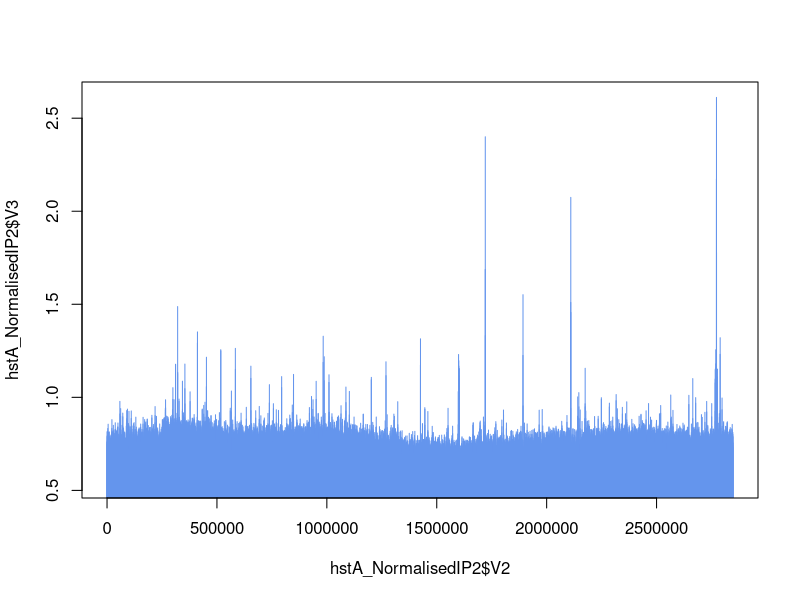
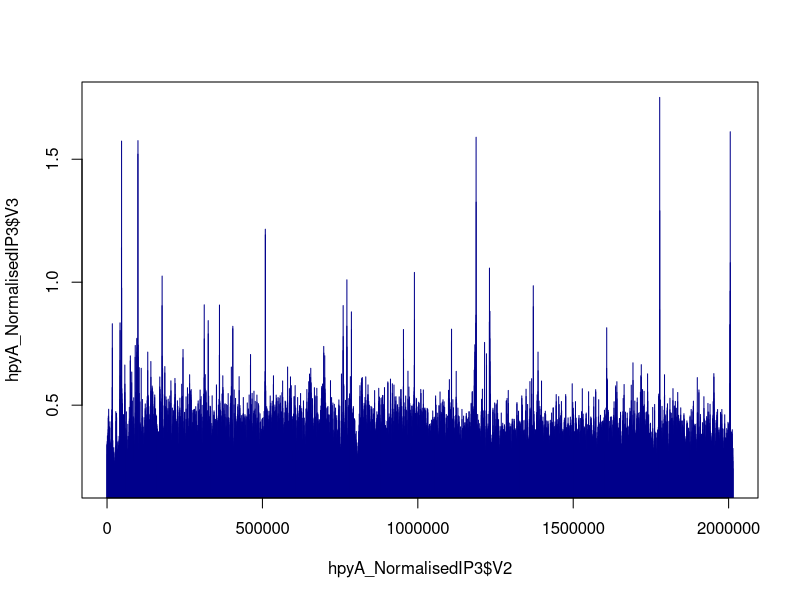
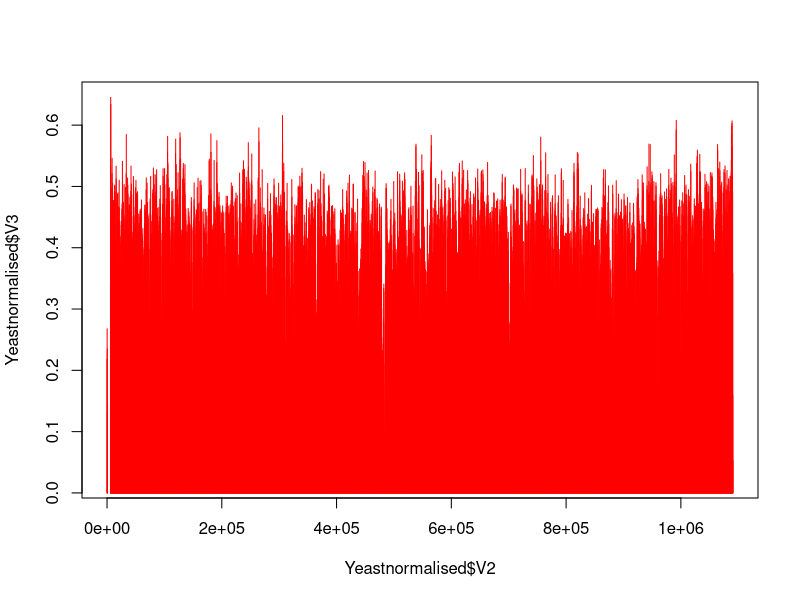
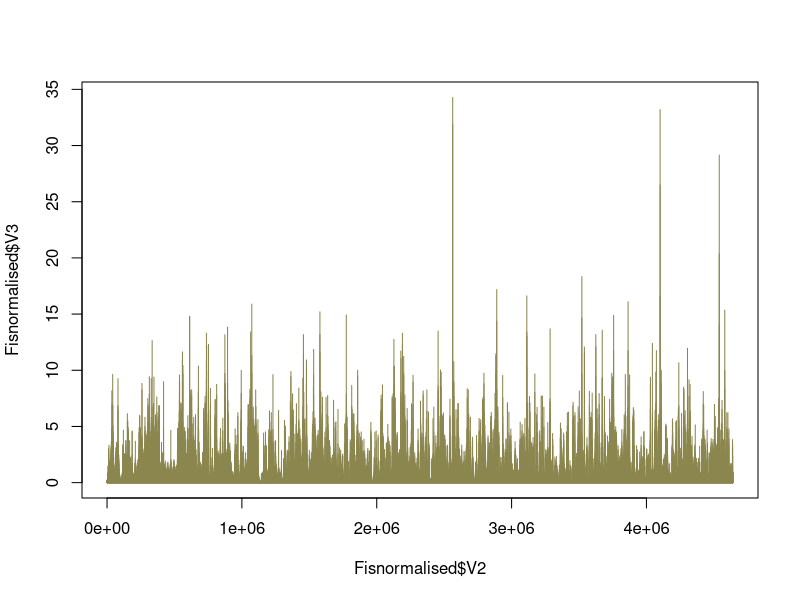
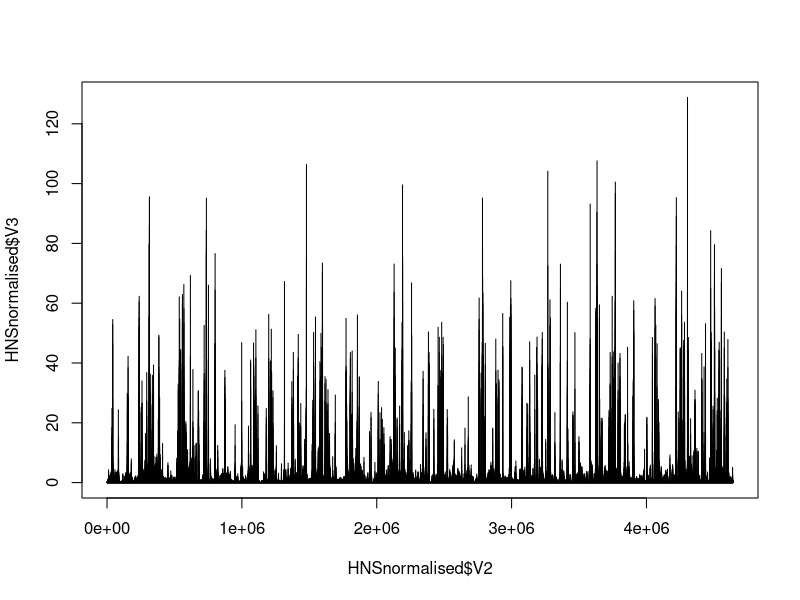
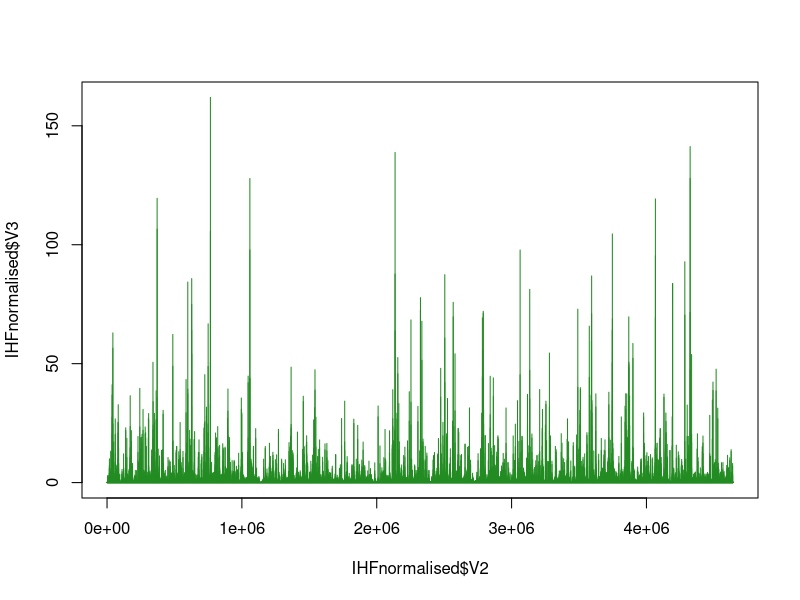
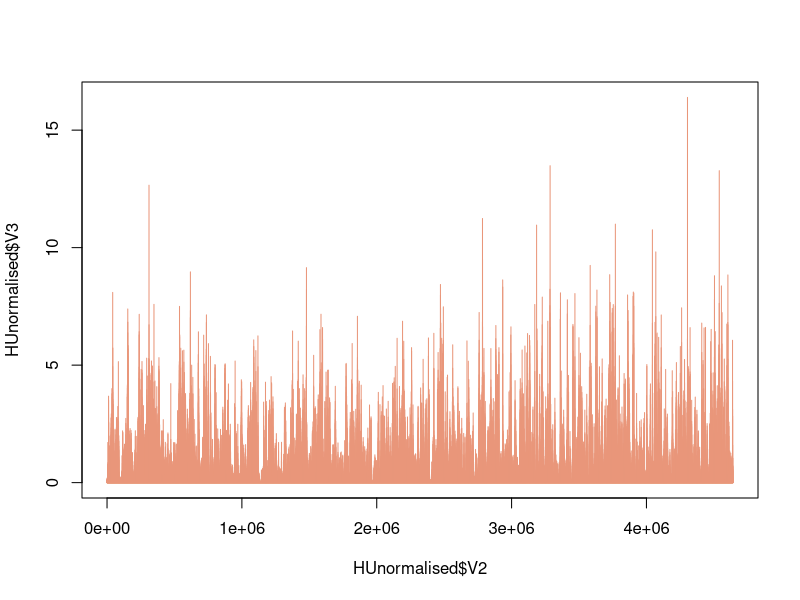
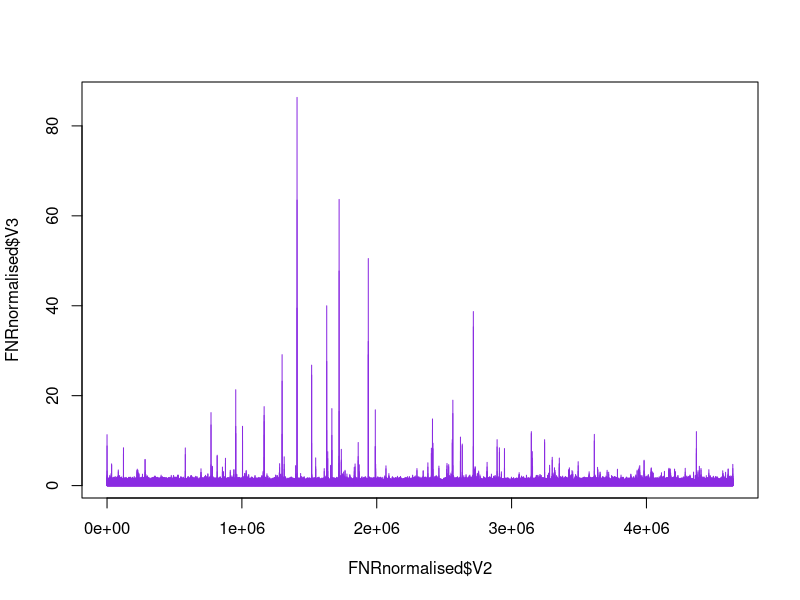

Generate these figures, in order, with R:
## ---- chunk 1
# library(readxl)
# library(bazar)

hstA_IP2=read.table("hstAIP2_sorted.bam_fragL200_bin200.txt")
hstA_WCE2=read.table("hstAWCE2_sorted.bam_fragL200_bin200.txt")

hpyA_IP3=read.table("hpyA_M3_IP_log_sorted.bam_fragL250_bin250.txt")
hpyA_WCE3=read.table("hpyA_M3_WCE_log_sorted.bam_fragL250_bin250.txt")

Hca_trmB_noglu_IP=read.table("4774_E7_S92_L004_R1_001_trimmed_sorted.bam_fragL200_bin200.txt")
Hca_trmB_noglu_WCE=read.table("4774_B5_S73_L004_R1_001_trimmed_sorted.bam_fragL200_bin200.txt")

IHF_IP=read.table("IhfA_midlog_sorted.bam_fragL200_bin200.txt")
HNS_IP=read.table("HnsA_sorted.bam_fragL200_bin200.txt")
Fis_IP=read.table("FisB_sorted.bam_fragL200_bin200.txt")
HU_IP=read.table("HupA_midlog_sorted.bam_fragL200_bin200.txt")
NAP_WCE=read.table("Mock_sorted.bam_fragL200_bin200.txt")

FNR_IP=read.table("FNR_IP2_sorted.bam_fragL200_bin200.txt")
FNR_WCE=read.table("Input_anaerobic_sorted.bam_fragL200_bin200.txt")

YeasthistoneIP=read.table("H3log1IP_sorted.bam_fragL200_bin200.txt")
YeasthistoneWCE=read.table("WCElog1_sorted.bam_fragL200_bin200.txt")

Hvo_chrname="NC_013967.1"
Hs_chrname="NC_002607.1"
Hca_chrname="NC_015948.1"
Ec_chrname="NC_000913.3"
Sc_chrname="NC_001139.9"
## ---- chunk 2
Hvo_HApeak1=c(1598000,1599000)
Hvo_HApeak2=c(2770000,2772000)
Hvo_Unevencoverage1=c(301000,302600)
Hvo_Unevencoverage2=c(1441000,1444000)
Hvo_Unevencoverage3=c(2665000,2666800)

Hs_HApeak1=c(166000,167000)
Hs_HApeak2=c(1710750,1711250)
Hs_Unevencoverage1=c(110250,112750)
Hs_Unevencoverage2=c(1246000,1247000)
## ---- chunk 3

hstA_IP2=hstA_IP2[hstA_IP2$V1==paste(Hvo_chrname),]
hstA_WCE2=hstA_WCE2[hstA_WCE2$V1==paste(Hvo_chrname),]

hpyA_IP3=hpyA_IP3[hpyA_IP3$V1==paste(Hs_chrname),]
hpyA_WCE3=hpyA_WCE3[hpyA_WCE3$V1==paste(Hs_chrname),]

Hca_trmB_noglu_IP=Hca_trmB_noglu_IP[Hca_trmB_noglu_IP$V1==paste(Hca_chrname),]
Hca_trmB_noglu_WCE=Hca_trmB_noglu_WCE[Hca_trmB_noglu_WCE$V1==paste(Hca_chrname),]

IHF_IP=IHF_IP[IHF_IP$V1==paste(Ec_chrname),]
HNS_IP=HNS_IP[HNS_IP$V1==paste(Ec_chrname),]
Fis_IP=Fis_IP[Fis_IP$V1==paste(Ec_chrname),]
HU_IP=HU_IP[HU_IP$V1==paste(Ec_chrname),]
NAP_WCE=NAP_WCE[NAP_WCE$V1==paste(Ec_chrname),]

FNR_IP=FNR_IP[FNR_IP$V1==paste(Ec_chrname),]
FNR_WCE=FNR_WCE[FNR_WCE$V1==paste(Ec_chrname),]

YeasthistoneIP=YeasthistoneIP[YeasthistoneIP$V1==paste(Sc_chrname),]
YeasthistoneWCE=YeasthistoneWCE[YeasthistoneWCE$V1==paste(Sc_chrname),]

## ---- chunk 4

hstA_NormalisedIP2=hstA_IP2
hstA_NormalisedIP2$V3=hstA_NormalisedIP2$V3/hstA_WCE2$V3

hpyA_NormalisedIP3=hpyA_IP3
hpyA_NormalisedIP3$V3=hpyA_NormalisedIP3$V3/hpyA_WCE3$V3

## ---- chunk 5
#Indices of HA peaks/uneven coverage regions

Hvo_HA1index1=which(hstA_NormalisedIP2$V2==Hvo_HApeak1[1])
Hvo_HA1index2=which(hstA_NormalisedIP2$V2==Hvo_HApeak1[2])
Hvo_HA2index1=which(hstA_NormalisedIP2$V2==Hvo_HApeak2[1])
Hvo_HA2index2=which(hstA_NormalisedIP2$V2==Hvo_HApeak2[2])
Hvo_UC1index1=which(hstA_NormalisedIP2$V2==Hvo_Unevencoverage1[1])
Hvo_UC1index2=which(hstA_NormalisedIP2$V2==Hvo_Unevencoverage1[2])
Hvo_UC2index1=which(hstA_NormalisedIP2$V2==Hvo_Unevencoverage2[1])
Hvo_UC2index2=which(hstA_NormalisedIP2$V2==Hvo_Unevencoverage2[2])
Hvo_UC3index1=which(hstA_NormalisedIP2$V2==Hvo_Unevencoverage3[1])
Hvo_UC3index2=which(hstA_NormalisedIP2$V2==Hvo_Unevencoverage3[2])

Hs_HA1index1=which(hpyA_NormalisedIP3$V2==Hs_HApeak1[1])
Hs_HA1index2=which(hpyA_NormalisedIP3$V2==Hs_HApeak1[2])
Hs_HA2index1=which(hpyA_NormalisedIP3$V2==Hs_HApeak2[1])
Hs_HA2index2=which(hpyA_NormalisedIP3$V2==Hs_HApeak2[2])
Hs_UC1index1=which(hpyA_NormalisedIP3$V2==Hs_Unevencoverage1[1])
Hs_UC1index2=which(hpyA_NormalisedIP3$V2==Hs_Unevencoverage1[2])
Hs_UC2index1=which(hpyA_NormalisedIP3$V2==Hs_Unevencoverage2[1])
Hs_UC2index2=which(hpyA_NormalisedIP3$V2==Hs_Unevencoverage2[2])


#Avg enrichment across the chromosome - replace funky values with this one.

hstA2_avgenrichment=mean(hstA_NormalisedIP2$V3[is.finite(hstA_NormalisedIP2$V3)])
hpyA3_avgenrichment=mean(hpyA_NormalisedIP3$V3[is.finite(hpyA_NormalisedIP3$V3)])

#Replcament of high values caused by HA binding or local depletion with avg genome-wide value.

hstA_NormalisedIP2$V3[Hvo_HA1index1:Hvo_HA1index2]=hstA2_avgenrichment
hstA_NormalisedIP2$V3[Hvo_HA2index1:Hvo_HA2index2]=hstA2_avgenrichment
hstA_NormalisedIP2$V3[Hvo_UC1index1:Hvo_UC1index2]=hstA2_avgenrichment
hstA_NormalisedIP2$V3[Hvo_UC2index1:Hvo_UC2index2]=hstA2_avgenrichment
hstA_NormalisedIP2$V3[Hvo_UC3index1:Hvo_UC3index2]=hstA2_avgenrichment

hpyA_NormalisedIP3$V3[Hs_HA1index1:Hs_HA1index2]=hpyA3_avgenrichment
hpyA_NormalisedIP3$V3[Hs_HA2index1:Hs_HA2index2]=hpyA3_avgenrichment
hpyA_NormalisedIP3$V3[Hs_UC1index1:Hs_UC1index2]=hpyA3_avgenrichment
hpyA_NormalisedIP3$V3[Hs_UC2index1:Hs_UC2index2]=hpyA3_avgenrichment
## ---- chunk 6
Yeastnormalised=YeasthistoneIP
Yeastnormalised$V3=YeasthistoneIP$V3/YeasthistoneWCE$V3

IHFnormalised=IHF_IP
IHFnormalised$V3=IHF_IP$V3/NAP_WCE$V3

Fisnormalised=Fis_IP
Fisnormalised$V3=Fis_IP$V3/NAP_WCE$V3

HNSnormalised=HNS_IP
HNSnormalised$V3=HNS_IP$V3/NAP_WCE$V3

HUnormalised=HU_IP
HUnormalised$V3=HU_IP$V3/NAP_WCE$V3

FNRnormalised=FNR_IP
FNRnormalised$V3=FNR_IP$V3/FNR_WCE$V3

Hca_trmB_normalised=Hca_trmB_noglu_IP
Hca_trmB_normalised$V3=Hca_trmB_noglu_IP$V3/Hca_trmB_noglu_WCE$V3
## ---- chunk 7

plot(x=hstA_NormalisedIP2$V2,hstA_NormalisedIP2$V3,type="h",col="cornflowerblue")

plot(x=hpyA_NormalisedIP3$V2,hpyA_NormalisedIP3$V3,type="h",col="darkblue")

plot(x=Yeastnormalised$V2,Yeastnormalised$V3,type="h",col="red")

plot(x=Fisnormalised$V2,Fisnormalised$V3,type="h",col="khaki4")

plot(x=HNSnormalised$V2,HNSnormalised$V3,type="h",col="black")

plot(IHFnormalised$V2,IHFnormalised$V3,type="h",col="forestgreen")

plot(HUnormalised$V2,HUnormalised$V3,type="h",col="darksalmon")

plot(FNRnormalised$V2,FNRnormalised$V3,type="h",col="blueviolet")

plot(Hca_trmB_normalised$V2,Hca_trmB_normalised$V3,type="h",col="palevioletred")
